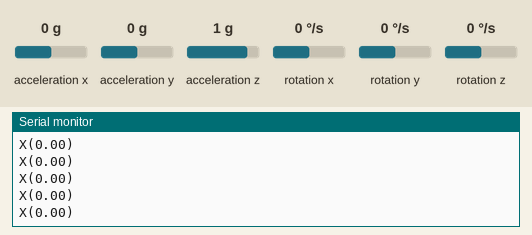
This sketch was run on a simulated Arduino Uno, built with avr-gcc and run on an emulated ATmega328P. On the bench: the last lines printed to the serial monitor. Inputs (shaded band) come from the test bench; at power-on: acceleration x 0 g, acceleration y 0 g, acceleration z 1 g, rotation x 0 °/s, rotation y 0 °/s, rotation z 0 °/s.

Above: at 4.2 s.
4.3 s: acceleration x set to -1.4 g
At 4.34 s:
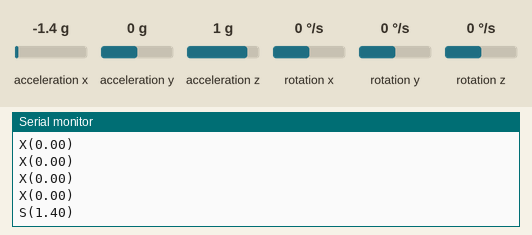
6.2 s: acceleration x set to 0.8 g
At 6.28 s:
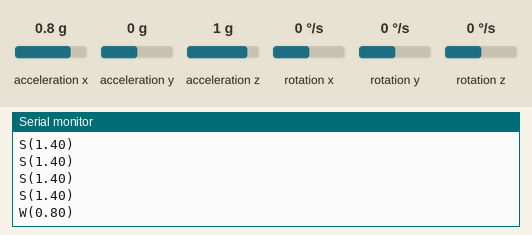

Measured:
- after the input at 4.3 s, the serial monitor: prints a new line at once (image 1)
- after the input at 6.2 s, the serial monitor: prints a new line after 0.08 s (image 2)

The sketch:

movMPU.ino
```cpp
#include <MPU6050_tockn.h>
#include <Wire.h>

MPU6050 mpu6050(Wire);

// Thresholds for tilt detection (adjust based on sensitivity)
const float TILT_THRESHOLD = 0.5; // Experiment with this value (e.g., 0.3 to 1.0)

void setup() {
  Serial.begin(115200);
  Wire.begin();
  mpu6050.begin();
  mpu6050.calcGyroOffsets(true); // Calibrate gyro (keep sensor still)
  Serial.println("MPU6050 Car Control Ready!");
}

void loop() {
  mpu6050.update();

  float accX = mpu6050.getAccX(); // Forward/Backward
  float accY = mpu6050.getAccY(); // Left/Right

  char command = 'X'; // Default: Stop
  float value = 0.0;  // Magnitude of tilt

  // Determine direction
  if (accX > TILT_THRESHOLD) {
    command = 'W'; // Forward
    value = accX;
  }
  else if (accX < -TILT_THRESHOLD) {
    command = 'S'; // Backward
    value = abs(accX);
  }
  else if (accY > TILT_THRESHOLD) {
    command = 'A'; // Left
    value = accY;
  }
  else if (accY < -TILT_THRESHOLD) {
    command = 'D'; // Right
    value = abs(accY);
  }

  // Send command + value to Serial
  Serial.print(command);
  Serial.print("(");
  Serial.print(value, 2); // 2 decimal places
  Serial.println(")");

  delay(100); // Adjust delay for responsiveness
}
```
